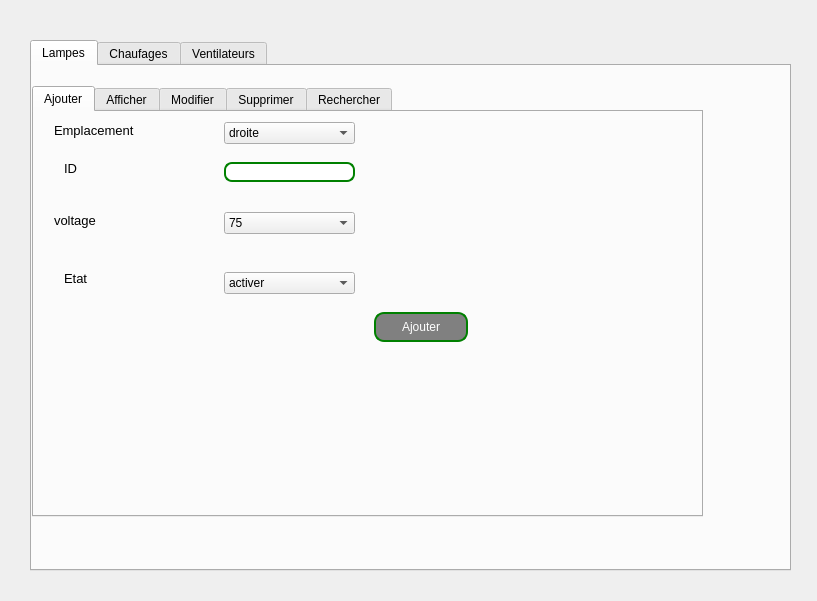
<?xml version="1.0" encoding="UTF-8"?>
<ui version="4.0">
 <class>Dialog</class>
 <widget class="QDialog" name="Dialog">
  <property name="geometry">
   <rect>
    <x>0</x>
    <y>0</y>
    <width>817</width>
    <height>601</height>
   </rect>
  </property>
  <property name="windowTitle">
   <string>Dialog</string>
  </property>
  <widget class="QTabWidget" name="tabWidget">
   <property name="geometry">
    <rect>
     <x>30</x>
     <y>40</y>
     <width>761</width>
     <height>531</height>
    </rect>
   </property>
   <property name="styleSheet">
    <string notr="true">#MyLoginForm {
background: red;
}

#mainFrame {
border: 3px solid red;
border-radius: 40px;
background: white;
}
QLineEdit {
padding: 1px;
border-style: solid;
border: 2px solid green;
border-radius: 8px;
}

QPushButton {
color: white;
  background: gray;

border-width: 2px;
border-color: green;
border-style: solid;
border-radius: 10;
padding: 3px;
font-size: 12px;
padding-left: 5px;
padding-right: 5px;
min-width: 80px;
max-width: 80px;
min-height: 20px;
max-height: 20px;
}
QLabel {
font-weight: blue;
font-size: 13px;
}
QPushButton:hover { background-color: #66c011; }
</string>
   </property>
   <property name="currentIndex">
    <number>0</number>
   </property>
   <widget class="QWidget" name="tab">
    <attribute name="title">
     <string>Lampes</string>
    </attribute>
    <widget class="QTabWidget" name="htfnb">
     <property name="geometry">
      <rect>
       <x>0</x>
       <y>20</y>
       <width>671</width>
       <height>431</height>
      </rect>
     </property>
     <property name="currentIndex">
      <number>0</number>
     </property>
     <widget class="QWidget" name="tab_3">
      <attribute name="title">
       <string>Ajouter</string>
      </attribute>
      <widget class="QLabel" name="label_8">
       <property name="geometry">
        <rect>
         <x>30</x>
         <y>160</y>
         <width>47</width>
         <height>13</height>
        </rect>
       </property>
       <property name="text">
        <string>Etat</string>
       </property>
      </widget>
      <widget class="QLabel" name="label_7">
       <property name="geometry">
        <rect>
         <x>20</x>
         <y>100</y>
         <width>81</width>
         <height>16</height>
        </rect>
       </property>
       <property name="text">
        <string>voltage</string>
       </property>
      </widget>
      <widget class="QLabel" name="label_5">
       <property name="geometry">
        <rect>
         <x>20</x>
         <y>10</y>
         <width>131</width>
         <height>16</height>
        </rect>
       </property>
       <property name="text">
        <string>Emplacement</string>
       </property>
      </widget>
      <widget class="QLabel" name="label_6">
       <property name="geometry">
        <rect>
         <x>30</x>
         <y>50</y>
         <width>47</width>
         <height>13</height>
        </rect>
       </property>
       <property name="text">
        <string>ID</string>
       </property>
      </widget>
      <widget class="QPushButton" name="Button_ajout">
       <property name="geometry">
        <rect>
         <x>340</x>
         <y>200</y>
         <width>94</width>
         <height>30</height>
        </rect>
       </property>
       <property name="text">
        <string>Ajouter</string>
       </property>
      </widget>
      <widget class="QLineEdit" name="lineEdit_id">
       <property name="geometry">
        <rect>
         <x>190</x>
         <y>50</y>
         <width>131</width>
         <height>20</height>
        </rect>
       </property>
      </widget>
      <widget class="QComboBox" name="comboBox_etat">
       <property name="geometry">
        <rect>
         <x>190</x>
         <y>160</y>
         <width>131</width>
         <height>22</height>
        </rect>
       </property>
       <item>
        <property name="text">
         <string>activer</string>
        </property>
       </item>
       <item>
        <property name="text">
         <string>desactiver</string>
        </property>
       </item>
      </widget>
      <widget class="QComboBox" name="comboBox_voltage">
       <property name="geometry">
        <rect>
         <x>190</x>
         <y>100</y>
         <width>131</width>
         <height>22</height>
        </rect>
       </property>
       <item>
        <property name="text">
         <string>75</string>
        </property>
       </item>
       <item>
        <property name="text">
         <string>100</string>
        </property>
       </item>
       <item>
        <property name="text">
         <string>120</string>
        </property>
       </item>
      </widget>
      <widget class="QComboBox" name="comboBox_emplacement">
       <property name="geometry">
        <rect>
         <x>190</x>
         <y>10</y>
         <width>131</width>
         <height>22</height>
        </rect>
       </property>
       <item>
        <property name="text">
         <string>droite</string>
        </property>
       </item>
       <item>
        <property name="text">
         <string>milieu</string>
        </property>
       </item>
       <item>
        <property name="text">
         <string>gauche</string>
        </property>
       </item>
      </widget>
     </widget>
     <widget class="QWidget" name="tab_4">
      <attribute name="title">
       <string>Afficher</string>
      </attribute>
      <widget class="QTableView" name="tabLampes">
       <property name="geometry">
        <rect>
         <x>10</x>
         <y>10</y>
         <width>541</width>
         <height>321</height>
        </rect>
       </property>
      </widget>
     </widget>
     <widget class="QWidget" name="tab_5">
      <attribute name="title">
       <string>Modifier</string>
      </attribute>
      <widget class="QPushButton" name="Button_modifier">
       <property name="geometry">
        <rect>
         <x>340</x>
         <y>190</y>
         <width>94</width>
         <height>30</height>
        </rect>
       </property>
       <property name="text">
        <string>Valider</string>
       </property>
      </widget>
      <widget class="QLabel" name="label_12">
       <property name="geometry">
        <rect>
         <x>30</x>
         <y>30</y>
         <width>47</width>
         <height>13</height>
        </rect>
       </property>
       <property name="text">
        <string>ID</string>
       </property>
      </widget>
      <widget class="QLabel" name="label_9">
       <property name="geometry">
        <rect>
         <x>40</x>
         <y>170</y>
         <width>47</width>
         <height>13</height>
        </rect>
       </property>
       <property name="text">
        <string>Etat</string>
       </property>
      </widget>
      <widget class="QComboBox" name="comboBox_emplacement_2">
       <property name="geometry">
        <rect>
         <x>200</x>
         <y>60</y>
         <width>131</width>
         <height>22</height>
        </rect>
       </property>
       <item>
        <property name="text">
         <string>droite</string>
        </property>
       </item>
       <item>
        <property name="text">
         <string>milieu</string>
        </property>
       </item>
       <item>
        <property name="text">
         <string>gauche</string>
        </property>
       </item>
      </widget>
      <widget class="QLineEdit" name="lineEdit_id_2">
       <property name="geometry">
        <rect>
         <x>200</x>
         <y>20</y>
         <width>113</width>
         <height>20</height>
        </rect>
       </property>
      </widget>
      <widget class="QComboBox" name="comboBox_etat_2">
       <property name="geometry">
        <rect>
         <x>200</x>
         <y>160</y>
         <width>131</width>
         <height>22</height>
        </rect>
       </property>
       <item>
        <property name="text">
         <string>activer</string>
        </property>
       </item>
       <item>
        <property name="text">
         <string>desactiver</string>
        </property>
       </item>
      </widget>
      <widget class="QComboBox" name="comboBox_voltage_2">
       <property name="geometry">
        <rect>
         <x>200</x>
         <y>100</y>
         <width>131</width>
         <height>22</height>
        </rect>
       </property>
       <item>
        <property name="text">
         <string>75</string>
        </property>
       </item>
       <item>
        <property name="text">
         <string>100</string>
        </property>
       </item>
       <item>
        <property name="text">
         <string>120</string>
        </property>
       </item>
      </widget>
      <widget class="QLabel" name="label_10">
       <property name="geometry">
        <rect>
         <x>30</x>
         <y>70</y>
         <width>121</width>
         <height>16</height>
        </rect>
       </property>
       <property name="text">
        <string>Emplacement</string>
       </property>
      </widget>
      <widget class="QLabel" name="label_11">
       <property name="geometry">
        <rect>
         <x>30</x>
         <y>120</y>
         <width>81</width>
         <height>16</height>
        </rect>
       </property>
       <property name="text">
        <string>voltage</string>
       </property>
      </widget>
     </widget>
     <widget class="QWidget" name="tab_6">
      <attribute name="title">
       <string>Supprimer</string>
      </attribute>
      <widget class="QLineEdit" name="lineEdit_7">
       <property name="geometry">
        <rect>
         <x>190</x>
         <y>60</y>
         <width>113</width>
         <height>20</height>
        </rect>
       </property>
      </widget>
      <widget class="QLabel" name="label_3">
       <property name="geometry">
        <rect>
         <x>50</x>
         <y>60</y>
         <width>47</width>
         <height>13</height>
        </rect>
       </property>
       <property name="text">
        <string>ID</string>
       </property>
      </widget>
      <widget class="QPushButton" name="Button_supprimer">
       <property name="geometry">
        <rect>
         <x>150</x>
         <y>140</y>
         <width>94</width>
         <height>30</height>
        </rect>
       </property>
       <property name="text">
        <string>supprimer</string>
       </property>
      </widget>
     </widget>
     <widget class="QWidget" name="tab_7">
      <attribute name="title">
       <string>Rechercher</string>
      </attribute>
      <widget class="QLineEdit" name="lineEdit">
       <property name="geometry">
        <rect>
         <x>250</x>
         <y>10</y>
         <width>113</width>
         <height>20</height>
        </rect>
       </property>
      </widget>
      <widget class="QLabel" name="label">
       <property name="geometry">
        <rect>
         <x>50</x>
         <y>10</y>
         <width>47</width>
         <height>13</height>
        </rect>
       </property>
       <property name="text">
        <string>ID</string>
       </property>
      </widget>
      <widget class="QTableView" name="tableView">
       <property name="geometry">
        <rect>
         <x>0</x>
         <y>40</y>
         <width>531</width>
         <height>271</height>
        </rect>
       </property>
      </widget>
     </widget>
    </widget>
   </widget>
   <widget class="QWidget" name="tab_2">
    <attribute name="title">
     <string>Chaufages</string>
    </attribute>
    <widget class="QTabWidget" name="Button_modifier22">
     <property name="geometry">
      <rect>
       <x>0</x>
       <y>20</y>
       <width>681</width>
       <height>421</height>
      </rect>
     </property>
     <property name="currentIndex">
      <number>4</number>
     </property>
     <widget class="QWidget" name="tab_11">
      <attribute name="title">
       <string>Ajouter</string>
      </attribute>
      <widget class="QComboBox" name="comboBox_10">
       <property name="geometry">
        <rect>
         <x>210</x>
         <y>20</y>
         <width>131</width>
         <height>22</height>
        </rect>
       </property>
       <item>
        <property name="text">
         <string>droite</string>
        </property>
       </item>
       <item>
        <property name="text">
         <string>milieu</string>
        </property>
       </item>
       <item>
        <property name="text">
         <string>gauche</string>
        </property>
       </item>
      </widget>
      <widget class="QLabel" name="label_13">
       <property name="geometry">
        <rect>
         <x>20</x>
         <y>170</y>
         <width>47</width>
         <height>13</height>
        </rect>
       </property>
       <property name="text">
        <string>Etat</string>
       </property>
      </widget>
      <widget class="QComboBox" name="comboBox_11">
       <property name="geometry">
        <rect>
         <x>210</x>
         <y>110</y>
         <width>131</width>
         <height>22</height>
        </rect>
       </property>
       <item>
        <property name="text">
         <string>10 C°</string>
        </property>
       </item>
       <item>
        <property name="text">
         <string>15 C°</string>
        </property>
       </item>
       <item>
        <property name="text">
         <string>20 C°</string>
        </property>
       </item>
       <item>
        <property name="text">
         <string>25 C°</string>
        </property>
       </item>
      </widget>
      <widget class="QComboBox" name="comboBox_12">
       <property name="geometry">
        <rect>
         <x>210</x>
         <y>170</y>
         <width>131</width>
         <height>22</height>
        </rect>
       </property>
       <item>
        <property name="text">
         <string>activer</string>
        </property>
       </item>
       <item>
        <property name="text">
         <string>desactiver</string>
        </property>
       </item>
      </widget>
      <widget class="QLabel" name="label_14">
       <property name="geometry">
        <rect>
         <x>20</x>
         <y>110</y>
         <width>121</width>
         <height>16</height>
        </rect>
       </property>
       <property name="text">
        <string>temperature</string>
       </property>
      </widget>
      <widget class="QLineEdit" name="lineEdit_4">
       <property name="geometry">
        <rect>
         <x>210</x>
         <y>60</y>
         <width>131</width>
         <height>20</height>
        </rect>
       </property>
      </widget>
      <widget class="QLabel" name="label_15">
       <property name="geometry">
        <rect>
         <x>20</x>
         <y>20</y>
         <width>111</width>
         <height>16</height>
        </rect>
       </property>
       <property name="text">
        <string>Emplacement</string>
       </property>
      </widget>
      <widget class="QLabel" name="label_16">
       <property name="geometry">
        <rect>
         <x>20</x>
         <y>60</y>
         <width>47</width>
         <height>13</height>
        </rect>
       </property>
       <property name="text">
        <string>ID</string>
       </property>
      </widget>
      <widget class="QPushButton" name="Button_ajout2">
       <property name="geometry">
        <rect>
         <x>370</x>
         <y>200</y>
         <width>94</width>
         <height>30</height>
        </rect>
       </property>
       <property name="text">
        <string>Ajouter</string>
       </property>
      </widget>
     </widget>
     <widget class="QWidget" name="tab_12">
      <attribute name="title">
       <string>Afficher</string>
      </attribute>
      <widget class="QTableView" name="tabChauffage">
       <property name="geometry">
        <rect>
         <x>30</x>
         <y>10</y>
         <width>411</width>
         <height>241</height>
        </rect>
       </property>
       <property name="styleSheet">
        <string notr="true">QTableView {
    selection-background-color: qlineargradient(x1: 0, y1: 0, x2: 0.5, y2: 0.5,
                                stop: 0 #2fd84c);
}
QTableView QTableCornerButton::section {
    background: #2fd84c;
    border: 2px outset #2fd84c;
}
QTableView::indicator:unchecked {
    background-color: #d7d6d5
}</string>
       </property>
      </widget>
     </widget>
     <widget class="QWidget" name="tab_13">
      <attribute name="title">
       <string>Modifier</string>
      </attribute>
      <widget class="QLabel" name="label_34">
       <property name="geometry">
        <rect>
         <x>30</x>
         <y>30</y>
         <width>47</width>
         <height>13</height>
        </rect>
       </property>
       <property name="text">
        <string>ID</string>
       </property>
      </widget>
      <widget class="QLineEdit" name="lineEdit_12">
       <property name="geometry">
        <rect>
         <x>212</x>
         <y>20</y>
         <width>131</width>
         <height>20</height>
        </rect>
       </property>
      </widget>
      <widget class="QPushButton" name="Button_modifier2">
       <property name="geometry">
        <rect>
         <x>360</x>
         <y>200</y>
         <width>94</width>
         <height>30</height>
        </rect>
       </property>
       <property name="text">
        <string>Valider</string>
       </property>
      </widget>
      <widget class="QLabel" name="label_21">
       <property name="geometry">
        <rect>
         <x>30</x>
         <y>130</y>
         <width>111</width>
         <height>16</height>
        </rect>
       </property>
       <property name="text">
        <string>temperature</string>
       </property>
      </widget>
      <widget class="QLabel" name="label_22">
       <property name="geometry">
        <rect>
         <x>30</x>
         <y>70</y>
         <width>111</width>
         <height>16</height>
        </rect>
       </property>
       <property name="text">
        <string>Emplacement</string>
       </property>
      </widget>
      <widget class="QLabel" name="label_23">
       <property name="geometry">
        <rect>
         <x>40</x>
         <y>190</y>
         <width>47</width>
         <height>13</height>
        </rect>
       </property>
       <property name="text">
        <string>Etat</string>
       </property>
      </widget>
      <widget class="QComboBox" name="comboBox_19">
       <property name="geometry">
        <rect>
         <x>210</x>
         <y>130</y>
         <width>131</width>
         <height>22</height>
        </rect>
       </property>
       <item>
        <property name="text">
         <string>10 C°</string>
        </property>
       </item>
       <item>
        <property name="text">
         <string>15 C°</string>
        </property>
       </item>
       <item>
        <property name="text">
         <string>20 C°</string>
        </property>
       </item>
       <item>
        <property name="text">
         <string>25 C°</string>
        </property>
       </item>
      </widget>
      <widget class="QComboBox" name="comboBox_20">
       <property name="geometry">
        <rect>
         <x>210</x>
         <y>190</y>
         <width>131</width>
         <height>22</height>
        </rect>
       </property>
       <item>
        <property name="text">
         <string>activer</string>
        </property>
       </item>
       <item>
        <property name="text">
         <string>desactiver</string>
        </property>
       </item>
      </widget>
      <widget class="QComboBox" name="comboBox_21">
       <property name="geometry">
        <rect>
         <x>210</x>
         <y>70</y>
         <width>131</width>
         <height>22</height>
        </rect>
       </property>
       <item>
        <property name="text">
         <string>droite</string>
        </property>
       </item>
       <item>
        <property name="text">
         <string>milieu</string>
        </property>
       </item>
       <item>
        <property name="text">
         <string>gauche</string>
        </property>
       </item>
      </widget>
     </widget>
     <widget class="QWidget" name="tab_14">
      <attribute name="title">
       <string>Supprimer</string>
      </attribute>
      <widget class="QPushButton" name="Button_supprimer2">
       <property name="geometry">
        <rect>
         <x>150</x>
         <y>102</y>
         <width>94</width>
         <height>30</height>
        </rect>
       </property>
       <property name="text">
        <string>supprimer</string>
       </property>
      </widget>
      <widget class="QLabel" name="label_27">
       <property name="geometry">
        <rect>
         <x>50</x>
         <y>40</y>
         <width>47</width>
         <height>13</height>
        </rect>
       </property>
       <property name="text">
        <string>ID</string>
       </property>
      </widget>
      <widget class="QLineEdit" name="lineEdit_10">
       <property name="geometry">
        <rect>
         <x>190</x>
         <y>40</y>
         <width>113</width>
         <height>20</height>
        </rect>
       </property>
      </widget>
     </widget>
     <widget class="QWidget" name="tab_8">
      <attribute name="title">
       <string>Rechercher</string>
      </attribute>
      <widget class="QTableView" name="tableView_2">
       <property name="geometry">
        <rect>
         <x>10</x>
         <y>50</y>
         <width>441</width>
         <height>181</height>
        </rect>
       </property>
      </widget>
      <widget class="QLabel" name="label_2">
       <property name="geometry">
        <rect>
         <x>60</x>
         <y>20</y>
         <width>47</width>
         <height>13</height>
        </rect>
       </property>
       <property name="text">
        <string>ID</string>
       </property>
      </widget>
      <widget class="QLineEdit" name="lineEdit_2">
       <property name="geometry">
        <rect>
         <x>260</x>
         <y>20</y>
         <width>113</width>
         <height>20</height>
        </rect>
       </property>
      </widget>
     </widget>
    </widget>
   </widget>
   <widget class="QWidget" name="tab_25">
    <attribute name="title">
     <string>Ventilateurs</string>
    </attribute>
    <widget class="QTabWidget" name="tabWidget_4">
     <property name="geometry">
      <rect>
       <x>10</x>
       <y>20</y>
       <width>681</width>
       <height>441</height>
      </rect>
     </property>
     <property name="styleSheet">
      <string notr="true">#MyLoginForm {
background: gray;
}

#mainFrame {
border: 3px solid gray;
border-radius: 40px;
background: white;
}</string>
     </property>
     <property name="currentIndex">
      <number>4</number>
     </property>
     <widget class="QWidget" name="tab_26">
      <attribute name="title">
       <string>Ajouter</string>
      </attribute>
      <widget class="QLabel" name="label_28">
       <property name="geometry">
        <rect>
         <x>30</x>
         <y>160</y>
         <width>47</width>
         <height>13</height>
        </rect>
       </property>
       <property name="text">
        <string>Etat</string>
       </property>
      </widget>
      <widget class="QLabel" name="label_29">
       <property name="geometry">
        <rect>
         <x>20</x>
         <y>110</y>
         <width>101</width>
         <height>16</height>
        </rect>
       </property>
       <property name="text">
        <string>Intensité</string>
       </property>
      </widget>
      <widget class="QLabel" name="label_30">
       <property name="geometry">
        <rect>
         <x>20</x>
         <y>10</y>
         <width>111</width>
         <height>16</height>
        </rect>
       </property>
       <property name="text">
        <string>Emplacement</string>
       </property>
      </widget>
      <widget class="QLabel" name="label_31">
       <property name="geometry">
        <rect>
         <x>20</x>
         <y>50</y>
         <width>47</width>
         <height>13</height>
        </rect>
       </property>
       <property name="text">
        <string>ID</string>
       </property>
      </widget>
      <widget class="QPushButton" name="Button_ajout3">
       <property name="geometry">
        <rect>
         <x>340</x>
         <y>190</y>
         <width>94</width>
         <height>30</height>
        </rect>
       </property>
       <property name="text">
        <string>Ajouter</string>
       </property>
      </widget>
      <widget class="QLineEdit" name="lineEdit_id3">
       <property name="geometry">
        <rect>
         <x>190</x>
         <y>50</y>
         <width>131</width>
         <height>20</height>
        </rect>
       </property>
      </widget>
      <widget class="QComboBox" name="comboBox_17">
       <property name="geometry">
        <rect>
         <x>190</x>
         <y>160</y>
         <width>131</width>
         <height>22</height>
        </rect>
       </property>
       <item>
        <property name="text">
         <string>activer</string>
        </property>
       </item>
       <item>
        <property name="text">
         <string>desactiver</string>
        </property>
       </item>
      </widget>
      <widget class="QComboBox" name="comboBox_18">
       <property name="geometry">
        <rect>
         <x>190</x>
         <y>100</y>
         <width>131</width>
         <height>22</height>
        </rect>
       </property>
       <item>
        <property name="text">
         <string>Niveau 1</string>
        </property>
       </item>
       <item>
        <property name="text">
         <string>Niveau 2</string>
        </property>
       </item>
       <item>
        <property name="text">
         <string>Niveau 3</string>
        </property>
       </item>
      </widget>
      <widget class="QComboBox" name="comboBox_16">
       <property name="geometry">
        <rect>
         <x>190</x>
         <y>10</y>
         <width>131</width>
         <height>22</height>
        </rect>
       </property>
       <item>
        <property name="text">
         <string>droite</string>
        </property>
       </item>
       <item>
        <property name="text">
         <string>milieu</string>
        </property>
       </item>
       <item>
        <property name="text">
         <string>gauche</string>
        </property>
       </item>
      </widget>
     </widget>
     <widget class="QWidget" name="tab_27">
      <attribute name="title">
       <string>Afficher</string>
      </attribute>
      <widget class="QTableView" name="tabVentilateurs">
       <property name="geometry">
        <rect>
         <x>10</x>
         <y>10</y>
         <width>431</width>
         <height>251</height>
        </rect>
       </property>
      </widget>
     </widget>
     <widget class="QWidget" name="tab_28">
      <attribute name="title">
       <string>Modifier</string>
      </attribute>
      <widget class="QPushButton" name="Button_modifier3">
       <property name="geometry">
        <rect>
         <x>350</x>
         <y>200</y>
         <width>94</width>
         <height>30</height>
        </rect>
       </property>
       <property name="text">
        <string>Valider</string>
       </property>
      </widget>
      <widget class="QLineEdit" name="lineEdit_id3_2">
       <property name="geometry">
        <rect>
         <x>210</x>
         <y>30</y>
         <width>131</width>
         <height>20</height>
        </rect>
       </property>
      </widget>
      <widget class="QLabel" name="label_32">
       <property name="geometry">
        <rect>
         <x>50</x>
         <y>180</y>
         <width>47</width>
         <height>13</height>
        </rect>
       </property>
       <property name="text">
        <string>Etat</string>
       </property>
      </widget>
      <widget class="QComboBox" name="comboBox_22">
       <property name="geometry">
        <rect>
         <x>210</x>
         <y>70</y>
         <width>131</width>
         <height>22</height>
        </rect>
       </property>
       <item>
        <property name="text">
         <string>droite</string>
        </property>
       </item>
       <item>
        <property name="text">
         <string>milieu</string>
        </property>
       </item>
       <item>
        <property name="text">
         <string>gauche</string>
        </property>
       </item>
      </widget>
      <widget class="QLabel" name="label_37">
       <property name="geometry">
        <rect>
         <x>40</x>
         <y>30</y>
         <width>47</width>
         <height>13</height>
        </rect>
       </property>
       <property name="text">
        <string>ID</string>
       </property>
      </widget>
      <widget class="QComboBox" name="comboBox_23">
       <property name="geometry">
        <rect>
         <x>210</x>
         <y>180</y>
         <width>131</width>
         <height>22</height>
        </rect>
       </property>
       <item>
        <property name="text">
         <string>activer</string>
        </property>
       </item>
       <item>
        <property name="text">
         <string>desactiver</string>
        </property>
       </item>
      </widget>
      <widget class="QComboBox" name="comboBox_24">
       <property name="geometry">
        <rect>
         <x>210</x>
         <y>120</y>
         <width>131</width>
         <height>22</height>
        </rect>
       </property>
       <item>
        <property name="text">
         <string>Niveau 1</string>
        </property>
       </item>
       <item>
        <property name="text">
         <string>Niveau 2</string>
        </property>
       </item>
       <item>
        <property name="text">
         <string>Niveau 3</string>
        </property>
       </item>
      </widget>
      <widget class="QLabel" name="label_38">
       <property name="geometry">
        <rect>
         <x>40</x>
         <y>130</y>
         <width>111</width>
         <height>16</height>
        </rect>
       </property>
       <property name="text">
        <string>Intensité</string>
       </property>
      </widget>
      <widget class="QLabel" name="label_39">
       <property name="geometry">
        <rect>
         <x>40</x>
         <y>70</y>
         <width>121</width>
         <height>16</height>
        </rect>
       </property>
       <property name="text">
        <string>Emplacement</string>
       </property>
      </widget>
     </widget>
     <widget class="QWidget" name="tab_29">
      <attribute name="title">
       <string>Supprimer</string>
      </attribute>
      <widget class="QLineEdit" name="lineEdit_11">
       <property name="geometry">
        <rect>
         <x>190</x>
         <y>60</y>
         <width>113</width>
         <height>20</height>
        </rect>
       </property>
      </widget>
      <widget class="QLabel" name="label_33">
       <property name="geometry">
        <rect>
         <x>50</x>
         <y>60</y>
         <width>47</width>
         <height>13</height>
        </rect>
       </property>
       <property name="text">
        <string>ID</string>
       </property>
      </widget>
      <widget class="QPushButton" name="Button_supprimer3">
       <property name="geometry">
        <rect>
         <x>150</x>
         <y>140</y>
         <width>94</width>
         <height>30</height>
        </rect>
       </property>
       <property name="text">
        <string>supprimer</string>
       </property>
      </widget>
     </widget>
     <widget class="QWidget" name="tab_9">
      <attribute name="title">
       <string>Rechercher</string>
      </attribute>
      <widget class="QTableView" name="tableView_3">
       <property name="geometry">
        <rect>
         <x>10</x>
         <y>40</y>
         <width>441</width>
         <height>181</height>
        </rect>
       </property>
      </widget>
      <widget class="QLabel" name="label_4">
       <property name="geometry">
        <rect>
         <x>60</x>
         <y>10</y>
         <width>47</width>
         <height>13</height>
        </rect>
       </property>
       <property name="text">
        <string>ID</string>
       </property>
      </widget>
      <widget class="QLineEdit" name="lineEdit_3">
       <property name="geometry">
        <rect>
         <x>260</x>
         <y>10</y>
         <width>113</width>
         <height>20</height>
        </rect>
       </property>
      </widget>
     </widget>
    </widget>
   </widget>
  </widget>
 </widget>
 <resources/>
 <connections/>
</ui>
